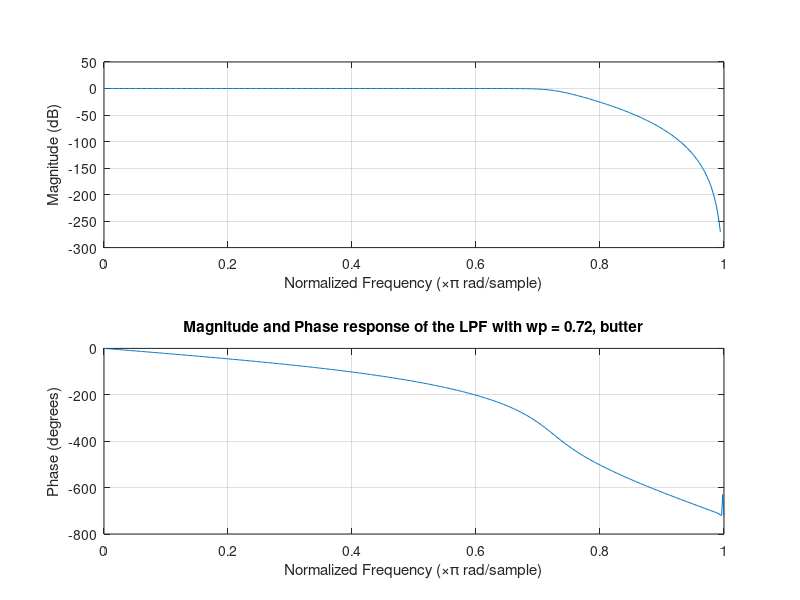
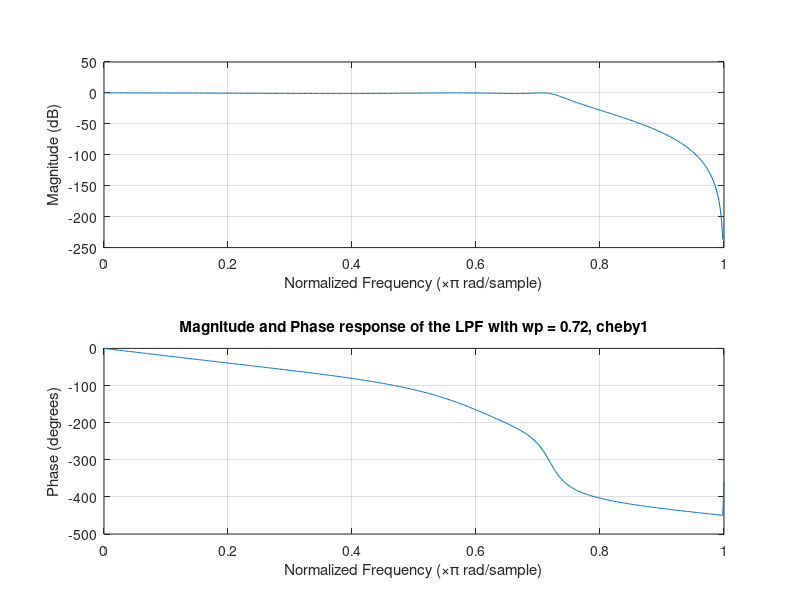
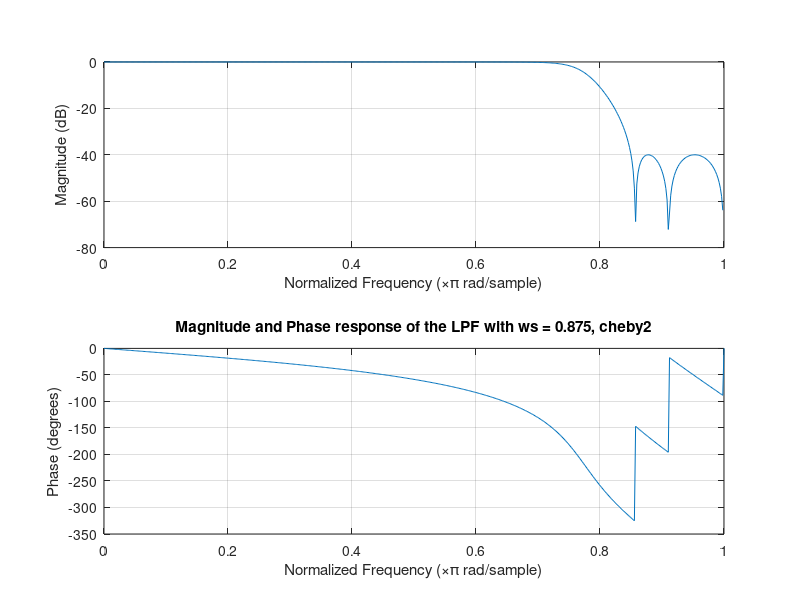
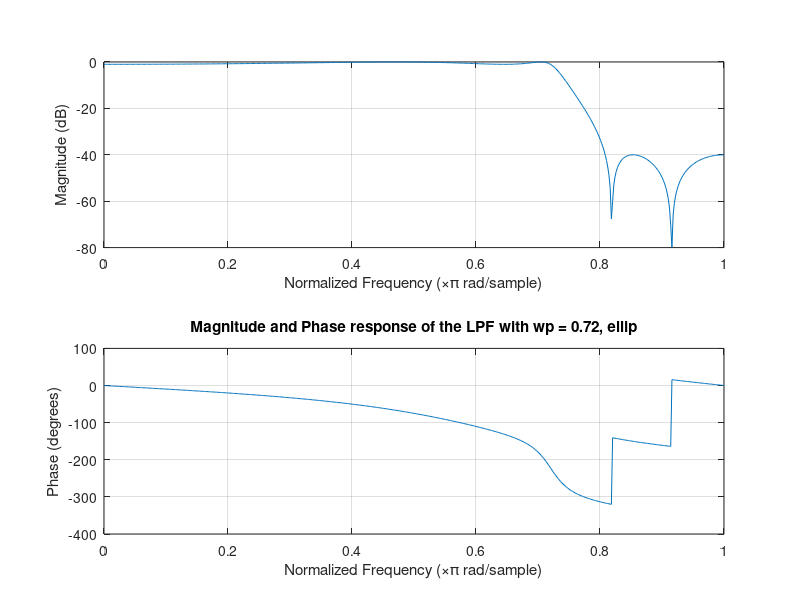

MATLAB code to generate these figures, in order:
Fs = 20000;
wp = 2 * 7200/(20000);
ws = 2 * 8500/(20000);
rp = 1;
rs = 40;


[n1, wn1] = buttord(wp, ws, rp, rs);
[n2, wn2] = cheb1ord(wp, ws, rp, rs);
[n3, wn3] = cheb2ord(wp, ws, rp, rs);
[n4, wn4] = ellipord(wp, ws, rp, rs);

[b1, a1] = butter(n1, wp);
[b2, a2] = cheby1(n2, rp, wp);
[b3, a3] = cheby2(n3, rs, ws);
[b4, a4] = ellip(n4, rp, rs, wp);
figure(1)
freqz(b1,a1)
title('Magnitude and Phase response of the LPF with wp = 0.72, butter')

figure(2)
freqz(b2,a2)
title('Magnitude and Phase response of the LPF with wp = 0.72, cheby1')

figure(3)
freqz(b3,a3)
title('Magnitude and Phase response of the LPF with ws = 0.875, cheby2')

figure(4)
freqz(b4,a4)
title('Magnitude and Phase response of the LPF with wp = 0.72, ellip')